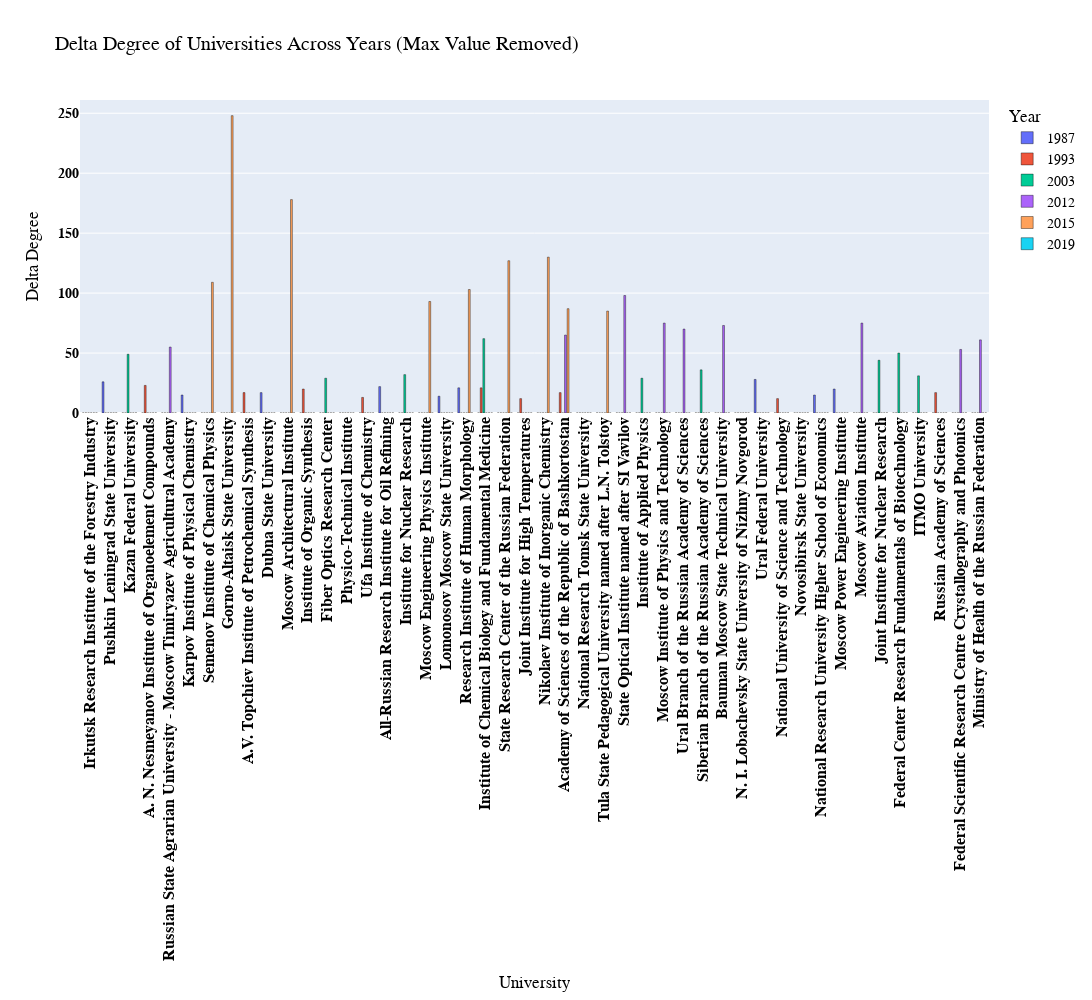

The code cell stored with this chart in its notebook:
### Code cell
plot_delta_values_interactive(delta_values, years=list(file_paths.keys()))

### Figure 1 — Plotly figure (JSON) as saved in the notebook; plotly's stock layout.template omitted (floating-point values rounded to 4 significant figures)
{"data": [{"hoverinfo": "x+y", "marker": {"line": {"color": "black", "width": 0.4}}, "name": "1987", "type": "bar", "x": ["Irkutsk Research Institute of the Forestry Industry", "Pushkin Leningrad State University", "Kazan Federal University", "A. N. Nesmeyanov Institute of Organoelement Compounds", "Russian State Agrarian University - Moscow Timiryazev Agricultural Academy", "Karpov Institute of Physical Chemistry", "Semenov Institute of Chemical Physics", "Gorno-Altaisk State University", "A.V. Topchiev Institute of Petrochemical Synthesis", "Dubna State University", "Moscow Architectural Institute", "Institute of Organic Synthesis", "Fiber Optics Research Center", "Physico-Technical Institute", "Ufa Institute of Chemistry", "All-Russian Research Institute for Oil Refining", "Institute for Nuclear Research", "Moscow Engineering Physics Institute", "Lomonosov Moscow State University", "Research Institute of Human Morphology", "Institute of Chemical Biology and Fundamental Medicine", "State Research Center of the Russian Federation", "Joint Institute for High Temperatures", "Nikolaev Institute of Inorganic Chemistry", "Academy of Sciences of the Republic of Bashkortostan", "National Research Tomsk State University", "Tula State Pedagogical University named after L.N. Tolstoy", "State Optical Institute named after SI Vavilov", "Institute of Applied Physics", "Moscow Institute of Physics and Technology", "Ural Branch of the Russian Academy of Sciences", "Siberian Branch of the Russian Academy of Sciences", "Bauman Moscow State Technical University", "N. I. Lobachevsky State University of Nizhny Novgorod", "Ural Federal University", "National University of Science and Technology", "Novosibirsk State University", "National Research University Higher School of Economics", "Moscow Power Engineering Institute", "Moscow Aviation Institute", "Joint Institute for Nuclear Research", "Federal Center Research Fundamentals of Biotechnology", "ITMO University", "Russian Academy of Sciences", "Federal Scientific Research Centre Crystallography and Photonics", "Ministry of Health of the Russian Federation"], "y": [22, 28, 21, 0, 15, 14, 20, 17, 26, 15, 0, 0, 0, 0, 0, 0, 0, 0, 0, 0, 0, 0, 0, 0, 0, 0, 0, 0, 0, 0, 0, 0, 0, 0, 0, 0, 0, 0, 0, 0, 0, 0, 0, 0, 0, 0]}, {"hoverinfo": "x+y", "marker": {"line": {"color": "black", "width": 0.4}}, "name": "1993", "type": "bar", "x": ["Irkutsk Research Institute of the Forestry Industry", "Pushkin Leningrad State University", "Kazan Federal University", "A. N. Nesmeyanov Institute of Organoelement Compounds", "Russian State Agrarian University - Moscow Timiryazev Agricultural Academy", "Karpov Institute of Physical Chemistry", "Semenov Institute of Chemical Physics", "Gorno-Altaisk State University", "A.V. Topchiev Institute of Petrochemical Synthesis", "Dubna State University", "Moscow Architectural Institute", "Institute of Organic Synthesis", "Fiber Optics Research Center", "Physico-Technical Institute", "Ufa Institute of Chemistry", "All-Russian Research Institute for Oil Refining", "Institute for Nuclear Research", "Moscow Engineering Physics Institute", "Lomonosov Moscow State University", "Research Institute of Human Morphology", "Institute of Chemical Biology and Fundamental Medicine", "State Research Center of the Russian Federation", "Joint Institute for High Temperatures", "Nikolaev Institute of Inorganic Chemistry", "Academy of Sciences of the Republic of Bashkortostan", "National Research Tomsk State University", "Tula State Pedagogical University named after L.N. Tolstoy", "State Optical Institute named after SI Vavilov", "Institute of Applied Physics", "Moscow Institute of Physics and Technology", "Ural Branch of the Russian Academy of Sciences", "Siberian Branch of the Russian Academy of Sciences", "Bauman Moscow State Technical University", "N. I. Lobachevsky State University of Nizhny Novgorod", "Ural Federal University", "National University of Science and Technology", "Novosibirsk State University", "National Research University Higher School of Economics", "Moscow Power Engineering Institute", "Moscow Aviation Institute", "Joint Institute for Nuclear Research", "Federal Center Research Fundamentals of Biotechnology", "ITMO University", "Russian Academy of Sciences", "Federal Scientific Research Centre Crystallography and Photonics", "Ministry of Health of the Russian Federation"], "y": [0, 0, 0, 0, 0, 0, 0, 0, 0, 0, 12, 13, 17, 0, 17, 23, 20, 17, 21, 12, 0, 0, 0, 0, 0, 0, 0, 0, 0, 0, 0, 0, 0, 0, 0, 0, 0, 0, 0, 0, 0, 0, 0, 0, 0, 0]}, {"hoverinfo": "x+y", "marker": {"line": {"color": "black", "width": 0.4}}, "name": "2003", "type": "bar", "x": ["Irkutsk Research Institute of the Forestry Industry", "Pushkin Leningrad State University", "Kazan Federal University", "A. N. Nesmeyanov Institute of Organoelement Compounds", "Russian State Agrarian University - Moscow Timiryazev Agricultural Academy", "Karpov Institute of Physical Chemistry", "Semenov Institute of Chemical Physics", "Gorno-Altaisk State University", "A.V. Topchiev Institute of Petrochemical Synthesis", "Dubna State University", "Moscow Architectural Institute", "Institute of Organic Synthesis", "Fiber Optics Research Center", "Physico-Technical Institute", "Ufa Institute of Chemistry", "All-Russian Research Institute for Oil Refining", "Institute for Nuclear Research", "Moscow Engineering Physics Institute", "Lomonosov Moscow State University", "Research Institute of Human Morphology", "Institute of Chemical Biology and Fundamental Medicine", "State Research Center of the Russian Federation", "Joint Institute for High Temperatures", "Nikolaev Institute of Inorganic Chemistry", "Academy of Sciences of the Republic of Bashkortostan", "National Research Tomsk State University", "Tula State Pedagogical University named after L.N. Tolstoy", "State Optical Institute named after SI Vavilov", "Institute of Applied Physics", "Moscow Institute of Physics and Technology", "Ural Branch of the Russian Academy of Sciences", "Siberian Branch of the Russian Academy of Sciences", "Bauman Moscow State Technical University", "N. I. Lobachevsky State University of Nizhny Novgorod", "Ural Federal University", "National University of Science and Technology", "Novosibirsk State University", "National Research University Higher School of Economics", "Moscow Power Engineering Institute", "Moscow Aviation Institute", "Joint Institute for Nuclear Research", "Federal Center Research Fundamentals of Biotechnology", "ITMO University", "Russian Academy of Sciences", "Federal Scientific Research Centre Crystallography and Photonics", "Ministry of Health of the Russian Federation"], "y": [0, 0, 0, 0, 0, 0, 0, 0, 0, 0, 0, 0, 0, 0, 0, 0, 0, 0, 62, 0, 0, 50, 32, 36, 49, 29, 31, 44, 29, 0, 0, 0, 0, 0, 0, 0, 0, 0, 0, 0, 0, 0, 0, 0, 0, 0]}, {"hoverinfo": "x+y", "marker": {"line": {"color": "black", "width": 0.4}}, "name": "2012", "type": "bar", "x": ["Irkutsk Research Institute of the Forestry Industry", "Pushkin Leningrad State University", "Kazan Federal University", "A. N. Nesmeyanov Institute of Organoelement Compounds", "Russian State Agrarian University - Moscow Timiryazev Agricultural Academy", "Karpov Institute of Physical Chemistry", "Semenov Institute of Chemical Physics", "Gorno-Altaisk State University", "A.V. Topchiev Institute of Petrochemical Synthesis", "Dubna State University", "Moscow Architectural Institute", "Institute of Organic Synthesis", "Fiber Optics Research Center", "Physico-Technical Institute", "Ufa Institute of Chemistry", "All-Russian Research Institute for Oil Refining", "Institute for Nuclear Research", "Moscow Engineering Physics Institute", "Lomonosov Moscow State University", "Research Institute of Human Morphology", "Institute of Chemical Biology and Fundamental Medicine", "State Research Center of the Russian Federation", "Joint Institute for High Temperatures", "Nikolaev Institute of Inorganic Chemistry", "Academy of Sciences of the Republic of Bashkortostan", "National Research Tomsk State University", "Tula State Pedagogical University named after L.N. Tolstoy", "State Optical Institute named after SI Vavilov", "Institute of Applied Physics", "Moscow Institute of Physics and Technology", "Ural Branch of the Russian Academy of Sciences", "Siberian Branch of the Russian Academy of Sciences", "Bauman Moscow State Technical University", "N. I. Lobachevsky State University of Nizhny Novgorod", "Ural Federal University", "National University of Science and Technology", "Novosibirsk State University", "National Research University Higher School of Economics", "Moscow Power Engineering Institute", "Moscow Aviation Institute", "Joint Institute for Nuclear Research", "Federal Center Research Fundamentals of Biotechnology", "ITMO University", "Russian Academy of Sciences", "Federal Scientific Research Centre Crystallography and Photonics", "Ministry of Health of the Russian Federation"], "y": [0, 0, 0, 0, 0, 0, 0, 0, 0, 0, 0, 0, 0, 0, 0, 0, 0, 65, 0, 0, 0, 0, 0, 0, 0, 0, 0, 0, 0, 0, 53, 75, 55, 98, 61, 70, 73, 75, 0, 0, 0, 0, 0, 0, 0, 0]}, {"hoverinfo": "x+y", "marker": {"line": {"color": "black", "width": 0.4}}, "name": "2015", "type": "bar", "x": ["Irkutsk Research Institute of the Forestry Industry", "Pushkin Leningrad State University", "Kazan Federal University", "A. N. Nesmeyanov Institute of Organoelement Compounds", "Russian State Agrarian University - Moscow Timiryazev Agricultural Academy", "Karpov Institute of Physical Chemistry", "Semenov Institute of Chemical Physics", "Gorno-Altaisk State University", "A.V. Topchiev Institute of Petrochemical Synthesis", "Dubna State University", "Moscow Architectural Institute", "Institute of Organic Synthesis", "Fiber Optics Research Center", "Physico-Technical Institute", "Ufa Institute of Chemistry", "All-Russian Research Institute for Oil Refining", "Institute for Nuclear Research", "Moscow Engineering Physics Institute", "Lomonosov Moscow State University", "Research Institute of Human Morphology", "Institute of Chemical Biology and Fundamental Medicine", "State Research Center of the Russian Federation", "Joint Institute for High Temperatures", "Nikolaev Institute of Inorganic Chemistry", "Academy of Sciences of the Republic of Bashkortostan", "National Research Tomsk State University", "Tula State Pedagogical University named after L.N. Tolstoy", "State Optical Institute named after SI Vavilov", "Institute of Applied Physics", "Moscow Institute of Physics and Technology", "Ural Branch of the Russian Academy of Sciences", "Siberian Branch of the Russian Academy of Sciences", "Bauman Moscow State Technical University", "N. I. Lobachevsky State University of Nizhny Novgorod", "Ural Federal University", "National University of Science and Technology", "Novosibirsk State University", "National Research University Higher School of Economics", "Moscow Power Engineering Institute", "Moscow Aviation Institute", "Joint Institute for Nuclear Research", "Federal Center Research Fundamentals of Biotechnology", "ITMO University", "Russian Academy of Sciences", "Federal Scientific Research Centre Crystallography and Photonics", "Ministry of Health of the Russian Federation"], "y": [0, 0, 103, 0, 0, 0, 0, 0, 0, 0, 0, 0, 0, 0, 0, 0, 0, 87, 0, 0, 0, 0, 0, 0, 0, 0, 0, 0, 0, 0, 0, 0, 0, 0, 0, 0, 0, 0, 85, 130, 93, 109, 178, 0, 248, 127]}, {"hoverinfo": "x+y", "marker": {"line": {"color": "black", "width": 0.4}}, "name": "2019", "type": "bar", "x": ["Irkutsk Research Institute of the Forestry Industry", "Pushkin Leningrad State University", "Kazan Federal University", "A. N. Nesmeyanov Institute of Organoelement Compounds", "Russian State Agrarian University - Moscow Timiryazev Agricultural Academy", "Karpov Institute of Physical Chemistry", "Semenov Institute of Chemical Physics", "Gorno-Altaisk State University", "A.V. Topchiev Institute of Petrochemical Synthesis", "Dubna State University", "Moscow Architectural Institute", "Institute of Organic Synthesis", "Fiber Optics Research Center", "Physico-Technical Institute", "Ufa Institute of Chemistry", "All-Russian Research Institute for Oil Refining", "Institute for Nuclear Research", "Moscow Engineering Physics Institute", "Lomonosov Moscow State University", "Research Institute of Human Morphology", "Institute of Chemical Biology and Fundamental Medicine", "State Research Center of the Russian Federation", "Joint Institute for High Temperatures", "Nikolaev Institute of Inorganic Chemistry", "Academy of Sciences of the Republic of Bashkortostan", "National Research Tomsk State University", "Tula State Pedagogical University named after L.N. Tolstoy", "State Optical Institute named after SI Vavilov", "Institute of Applied Physics", "Moscow Institute of Physics and Technology", "Ural Branch of the Russian Academy of Sciences", "Siberian Branch of the Russian Academy of Sciences", "Bauman Moscow State Technical University", "N. I. Lobachevsky State University of Nizhny Novgorod", "Ural Federal University", "National University of Science and Technology", "Novosibirsk State University", "National Research University Higher School of Economics", "Moscow Power Engineering Institute", "Moscow Aviation Institute", "Joint Institute for Nuclear Research", "Federal Center Research Fundamentals of Biotechnology", "ITMO University", "Russian Academy of Sciences", "Federal Scientific Research Centre Crystallography and Photonics", "Ministry of Health of the Russian Federation"], "y": [0, 0, 0, 0, 0, 0, 0, 0, 0, 0, 0, 0, 0, 0, 0, 0, 0, 0, 0, 0, 0, 0, 0, 0, 0, 0, 0, 0, 0, 0, 0, 0, 0, 0, 0, 0, 0, 0, 0, 0, 0, 0, 0, 0, 0, 0]}], "layout": {"bargap": 0.2, "bargroupgap": 0.3, "barmode": "group", "font": {"color": "black", "family": "serif", "size": 14}, "height": 1000, "legend": {"title": {"text": "Year"}}, "title": {"text": "Delta Degree of Universities Across Years (Max Value Removed)"}, "width": 1600, "xaxis": {"categoryorder": "category ascending", "tickangle": -90, "tickfont": {"color": "black", "family": "serif", "size": 16, "weight": "bold"}, "tickmode": "array", "ticktext": ["<b>Irkutsk Research Institute of the Forestry Industry</b>", "<b>Pushkin Leningrad State University</b>", "<b>Kazan Federal University</b>", "<b>A. N. Nesmeyanov Institute of Organoelement Compounds</b>", "<b>Russian State Agrarian University - Moscow Timiryazev Agricultural Academy</b>", "<b>Karpov Institute of Physical Chemistry</b>", "<b>Semenov Institute of Chemical Physics</b>", "<b>Gorno-Altaisk State University</b>", "<b>A.V. Topchiev Institute of Petrochemical Synthesis</b>", "<b>Dubna State University</b>", "<b>Moscow Architectural Institute</b>", "<b>Institute of Organic Synthesis</b>", "<b>Fiber Optics Research Center</b>", "<b>Physico-Technical Institute</b>", "<b>Ufa Institute of Chemistry</b>", "<b>All-Russian Research Institute for Oil Refining</b>", "<b>Institute for Nuclear Research</b>", "<b>Moscow Engineering Physics Institute</b>", "<b>Lomonosov Moscow State University</b>", "<b>Research Institute of Human Morphology</b>", "<b>Institute of Chemical Biology and Fundamental Medicine</b>", "<b>State Research Center of the Russian Federation</b>", "<b>Joint Institute for High Temperatures</b>", "<b>Nikolaev Institute of Inorganic Chemistry</b>", "<b>Academy of Sciences of the Republic of Bashkortostan</b>", "<b>National Research Tomsk State University</b>", "<b>Tula State Pedagogical University named after L.N. Tolstoy</b>", "<b>State Optical Institute named after SI Vavilov</b>", "<b>Institute of Applied Physics</b>", "<b>Moscow Institute of Physics and Technology</b>", "<b>Ural Branch of the Russian Academy of Sciences</b>", "<b>Siberian Branch of the Russian Academy of Sciences</b>", "<b>Bauman Moscow State Technical University</b>", "<b>N. I. Lobachevsky State University of Nizhny Novgorod</b>", "<b>Ural Federal University</b>", "<b>National University of Science and Technology</b>", "<b>Novosibirsk State University</b>", "<b>National Research University Higher School of Economics</b>", "<b>Moscow Power Engineering Institute</b>", "<b>Moscow Aviation Institute</b>", "<b>Joint Institute for Nuclear Research</b>", "<b>Federal Center Research Fundamentals of Biotechnology</b>", "<b>ITMO University</b>", "<b>Russian Academy of Sciences</b>", "<b>Federal Scientific Research Centre Crystallography and Photonics</b>", "<b>Ministry of Health of the Russian Federation</b>"], "tickvals": [0, 1, 2, 3, 4, 5, 6, 7, 8, 9, 10, 11, 12, 13, 14, 15, 16, 17, 18, 19, 20, 21, 22, 23, 24, 25, 26, 27, 28, 29, 30, 31, 32, 33, 34, 35, 36, 37, 38, 39, 40, 41, 42, 43, 44, 45], "title": {"text": "University"}}, "yaxis": {"tickfont": {"color": "black", "family": "serif", "size": 14, "weight": "bold"}, "title": {"text": "Delta Degree"}}}}
